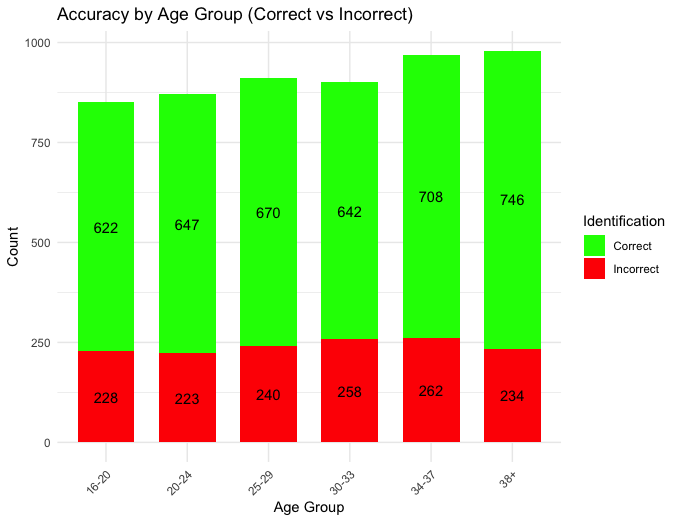

Write R code to recreate this figure.
library(readxl)
library(ggplot2)
library(dplyr)
library(tidyr)

data <- read_excel("Clean Data AI vs Real News.xlsx")

correct_answers <- c("AI Generated", "Real News", "Real News", "AI Generated", 
                     "AI Generated", "Real News", "AI Generated", "Real News", 
                     "AI Generated", "Real News")

data <- data %>%
  mutate(Article1_Correct = ifelse(Article1_Identification == correct_answers[1], 1, 0),
         Article2_Correct = ifelse(Article2_Identification == correct_answers[2], 1, 0),
         Article3_Correct = ifelse(Article3_Identification == correct_answers[3], 1, 0),
         Article4_Correct = ifelse(Article4_Identification == correct_answers[4], 1, 0),
         Article5_Correct = ifelse(Article5_Identification == correct_answers[5], 1, 0),
         Article6_Correct = ifelse(Article6_Identification == correct_answers[6], 1, 0),
         Article7_Correct = ifelse(Article7_Identification == correct_answers[7], 1, 0),
         Article8_Correct = ifelse(Article8_Identification == correct_answers[8], 1, 0),
         Article9_Correct = ifelse(Article9_Identification == correct_answers[9], 1, 0),
         Article10_Correct = ifelse(Article10_Identification == correct_answers[10], 1, 0))

age_accuracy <- data %>%
  gather(key = "Article", value = "Correct", Article1_Correct:Article10_Correct) %>%
  group_by(Age) %>%
  summarize(Correct = sum(Correct), Incorrect = n() - sum(Correct)) %>%
  gather(key = "Identification", value = "Count", Correct, Incorrect)

ggplot(age_accuracy, aes(x = Age, y = Count, fill = Identification)) +
  geom_bar(stat = "identity", width = 0.7) +  # Narrower bars
  geom_text(aes(label = Count), position = position_stack(vjust = 0.5)) +  
  labs(title = "Accuracy by Age Group (Correct vs Incorrect)",
       x = "Age Group", y = "Count") +
  theme_minimal() +
  scale_fill_manual(values = c("Correct" = "green", "Incorrect" = "red")) +
  theme(axis.text.x = element_text(angle = 45, hjust = 1))
